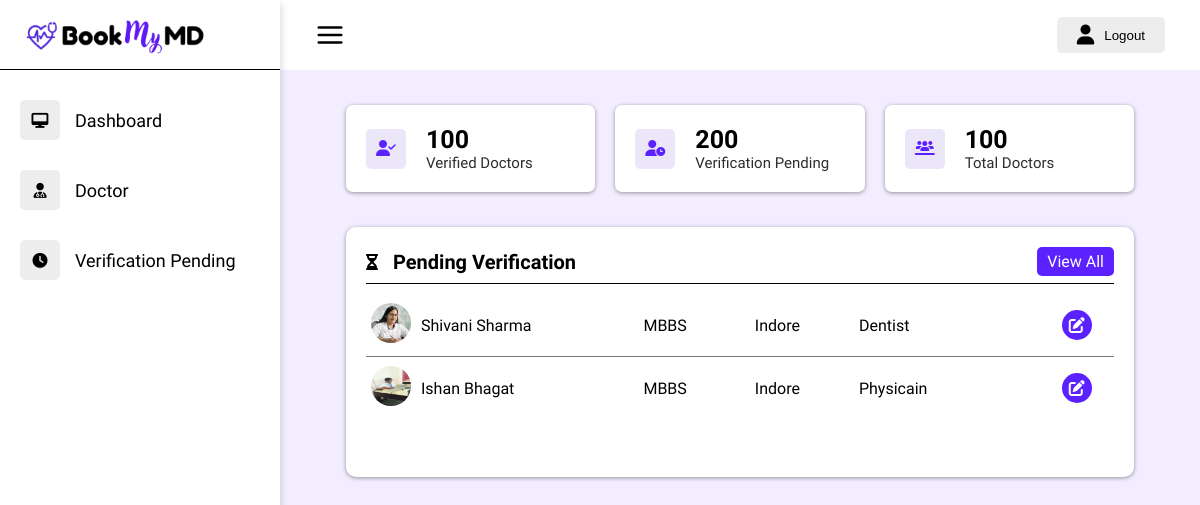
The app's page /staff/home (signed in) with its own data.
### accounts/models.py (models this page shows)
class Doctor_Profile (models.Model) :
    full_name = models.CharField(max_length=100)
    dob = models.DateField(blank=True, null=True)
    father_name = models.CharField(max_length=100)
    gender = models.CharField(max_length=10, null=True)
    degree = models.CharField(max_length=50)
    specialist = models.CharField(max_length=100)
    email = models.EmailField(unique=True)
    mob_number = models.IntegerField(null=True)
    clinic_number = models.IntegerField(null=True)
    add_line_1 = models.CharField(max_length=100, null=True)
    add_line_2 = models.CharField(max_length=100, null=True)
    landmark = models.CharField(max_length=100, null=True)
    city = models.CharField(max_length=50, null=True)
    state = models.CharField(max_length=50, null=True)
    pincode = models.IntegerField(null=True)
    hospital_name = models.CharField(max_length=200, null=True)
    hospital_address = models.CharField(max_length=200)
    hospital_state = models.CharField(max_length=50, null=True)
    hospital_pincode = models.IntegerField(null=True)
    fees = models.IntegerField(null=True)
    experience = models.IntegerField(null=True, default=0)
    days_available = models.CharField(max_length=100)
    bio = models.CharField(max_length=300)
    reg_number = models.CharField(max_length=20)
    degree_upload = models.FileField(upload_to='Media/Media/Degree/', max_length=250, null=True, default=None)
    profile_picture = models.FileField(upload_to='Media/Media/Profile/', max_length=250, null=True, default=None)
    password = models.CharField(max_length=128)
    auth_token = models.CharField(max_length=100)
    is_verified = models.BooleanField(default=False)
    is_confirmed = models.BooleanField(default=False)
    created_at = models.DateTimeField(auto_now_add=True)
    last_login = models.DateTimeField(blank=True, null=True)

### accounts/views.py (the view)
# urls.py: path('staff/home', views.Staff_Home, name='Staff_Home'),
@login_required(login_url='/staff/login')
def Staff_Home (request) :
    user = request.user
    staff_obj = Staff.objects.filter(user = user).first()
    print(staff_obj)
    if staff_obj is None :
        return redirect('/staff/login')
    Doctor_Profile_obj = Doctor_Profile.objects.filter(is_confirmed = False).values_list('profile_picture','full_name', 'degree', 'city', 'specialist', 'auth_token')
    Pending_Profile_Count = Doctor_Profile.objects.filter(is_confirmed = False).count()
    Confirmed_Doctor = Doctor_Profile.objects.filter(is_confirmed = True).count()
    Total_Count = Pending_Profile_Count + Confirmed_Doctor
    data = {
        'Doctor_Profile_obj' : Doctor_Profile_obj,
        'Pending_Profile_Count' : Pending_Profile_Count,
        'Confirmed_Doctor' : Confirmed_Doctor,
        'Total_Count' : Total_Count
    }
    return render(request, 'staff_home.html', data)

### Templates/staff_home.html (shortened to what this page needs)
<!DOCTYPE html>
<html lang="en">
<head>
    <link rel="stylesheet" href="/Static/CSS/Staff_Home_Style.css">
    <link rel="stylesheet" href="https://cdnjs.cloudflare.com/ajax/libs/font-awesome/6.5.2/css/all.min.css">
</head>
<body>
    <div class="container">
        <div class="sidebar">
            <ul>
                <li>
                    <img class="logo" src="/Static/SVG_IMG/logo_2.png">
                </li>
                <li>
                    <a href="/staff/home">
                        <div class="nav_icon_back">
                            <i class="fa-solid fa-desktop"></i>
                        </div>
                        <div class="title">Dashboard</div>
                    </a>
                </li>
                <li>
                    <a href="/staff/home">
                        <div class="nav_icon_back">
                            <i class="fa-solid fa-user-doctor"></i>
                        </div>
                        <div class="title">Doctor</div>
                    </a>
                </li>
                <li>
                    <a href="/staff/home/verification/pending">
                        <div class="nav_icon_back">
                            <i class="fa-solid fa-clock"></i>
                        </div>
                        <div class="title">Verification Pending</div>
                    </a>
                </li>
            </ul>
        </div>
        <div class="main">
            <div class="top-bar">
                <div class="mnicon">
                    <img onclick="sidebar()" class="menuicon" src="/Static/SVG_IMG/Menu_icon.svg">
                </div>
                <form method="post" action="{% url 'Logout_Staff' %}">
                    <button class="user" type="submit">
                        <i class="fa-solid fa-user"></i>
                        <span>Logout</span>
                    </button>
                </form>
            </div>
            <div class="data">
                <div class="cards">
                    <div class="card">
                        <div class="icon_box">
                            <i class="fa-solid fa-user-check"></i>
                        </div>
                        <div class="card-content">
                            <div class="number">100</div>
                            <div class="card-name">Verified Doctors</div>
                        </div>
                    </div>
                    <div class="card">
                        <div class="icon_box">
                            <i class="fa-solid fa-user-clock"></i>
                        </div>
                        <div class="card-content">
                            <div class="number">200</div>
                            <div class="card-name">Verification Pending</div>
                        </div>
                    </div>
                    <div class="card">
                        <div class="icon_box">
                            <i class="fa-solid fa-users-line"></i>
                        </div>
                        <div class="card-content">
                            <div class="number">100</div>
                            <div class="card-name">Total Doctors</div>
                        </div>
                    </div>
                </div>
                <div class="tables">
                    <div class="pending_request">
                        <div class="heading">
                            <div class="main_head">
                                <i class="fa-solid fa-hourglass-half"></i>
                                <h2>Pending Verification</h2>
                            </div>
                            <a href="/staff/home/verification/pending" class="btn">View All</a>
                        </div>
                        <table class="requests">
                            {% if Doctor_Profile_obj %}
                                {% for value in Doctor_Profile_obj %}
                                    <tr>
                                        <td class="Profile_picture"><img src="/Media/{{value.0}}"></td>
                                        <td class="Doc_Name">{{value.1}}</td>
                                        <td class="Doc_Degree">{{value.2}}</td>
                                        <td class="Doc_City active_column">{{value.3}}</td>
                                        <td class="Specialist active_column">{{value.4}}</td>
                                        <td class="Action">
                                            <a href="/staff/doctor/profile/{{value.5}}"><i class="fa fa-edit"></i></a>
                                        </td>
                                    </tr>
                                {% endfor %}
                            {% else %}
                                <div class="no_request">No Verification Request</div>
                            {% endif %}
                        </table>
                    </div>
                </div>
            </div>
        </div>
    </div>
</body>
</html>

### Static/CSS/Staff_Home_Style.css (style rules this page uses)
:root { --primary_col: #5B21FF; --primary_col_dark: #4b11e8; --col_blk: #000; --col_wht: #fff; --col_nav_icon_back: #ededed; --col_main_bg: #f3eeff; --col_back_icon: #baa9e74a; --col_text_light: #2d2d2d; --col_table_border: #787878; --col_table_row_bg: #eaeaea; }
* { padding: 0; margin: 0; box-sizing: border-box; }
body { font-family: "Roboto Condensed", sans-serif; font-weight: 400; font-style: normal; }
.container { position: relative; width: 100%; }
.logo { margin-left: 25px; width: 100px; }
.sidebar { position: fixed; width: 280px; height: 100%; background: var(--col_wht); box-shadow: 0 4px 8px 0 rgba(0, 0, 0, 0.2); z-index: 500; transition: 1s; }
.sidebar ul li { width: 100%; height: 70px; list-style: none; }
.sidebar ul li img { width: 180px; }
.sidebar ul li:first-child { border-bottom: 1px solid black; margin-bottom: 20px; }
.sidebar ul li:not(:first-child) { margin-left: 20px; }
.sidebar ul li a { width: 100%; text-decoration: none; color: var(--col_blk); height: 60px; display: flex; align-items: center; }
.nav_icon_back { display: flex; align-items: center; justify-content: center; height: 40px; width: 40px; background: var(--col_nav_icon_back); border-radius: 5px; }
.sidebar ul li a i { min-width: 30px; font-size: 15px; text-align: center; }
.sidebar .title { padding: 0 15px; font-size: 18px; }
.main { position: absolute; width: calc(100% - 280px); min-height: 100vh; left: 280px; background: var(--col_main_bg); }
.top-bar { position: fixed; height: 70px; width: calc(100% - 280px); background: var(--col_wht); display: flex; justify-content: space-between; align-items: center; padding: 0 35px; z-index: 2; }
.mnicon { display: flex; justify-content: center; align-items: center; border-radius: 50%; transition: .5s; }
.menuicon { width: 30px; cursor: pointer; }
.user { position: relative; background: var(--col_nav_icon_back); display: flex; justify-content: center; align-items: center; border-radius: 5px; transition: .5s; padding: 8px 20px; color: var(--col_blk); border: none; }
.user i { font-size: 20px; margin-right: 10px; }
.data { width: 90%; margin: auto; }
.cards { margin-top: 70px; width: 100%; padding: 35px 20px; display: grid; grid-template-columns: repeat(3, 1fr); grid-gap: 20px; }
.cards .card { background: var(--col_wht); padding: 20px; display: flex; align-items: center; justify-content: flex-start; box-shadow: 0 1px 4px 0 rgba(0, 0, 0, 0.4); border-radius: 7px; }
.icon_box { width: 40px; height: 40px; background: var(--col_back_icon); text-align: center; line-height: 40px; margin-right: 20px; border-radius: 5px; color: var(--primary_col); }
.number { font-size: 25px; font-weight: 700; color: var(--col_blk); }
.card-name { font-size: 15px; color: var(--col_text_light); }
.tables { width: 100%; padding: 0 20px 20px 20px; }
.pending_request { min-height: 250px; background: var(--col_wht); padding: 20px; box-shadow: 0 1px 4px 0 rgba(0, 0, 0, 0.4); border-radius: 10px; }
.heading { display: flex; align-items: center; justify-content: space-between; border-bottom: 1px solid var(--col_blk); padding-bottom: 7px; }
.main_head { display: inline-flex; align-items: center; }
.main_head i { margin-right: 15px; }
.heading h2 { font-size: 20px; }
.btn { padding: 5px 10px; background: var(--primary_col); color: var(--col_wht); text-decoration: none; text-align: center; border: none; border-radius: 5px; }
table { margin-top: 10px; width: 100%; border-collapse: collapse; }
table img { width: 40px; height: 40px; border-radius: 50%; background-color: var(--col_back_nav); }
table tr:not(:last-child) { border-bottom: 1px solid var(--col_table_border); }
td { padding: 9px 5px; }
td i { padding: 7px; color: var(--col_wht); border-radius: 50%; cursor: pointer; }
.fa-edit { background: var(--primary_col); }
.Profile_picture { width: 6%; }
.Doc_Name { width: 30%; font-size: 16px; font-weight: 500; }
.Doc_Degree { width: 15%; }
.Doc_City { width: 14%; }
.Specialist { width: 25%; }
.Action { width: 10%; text-align: center; }

### records on screen
Doctor_Profile: shows a picture, full_name "Shivani Sharma", degree "MBBS", value "Indore", specialist "Dentist"
Doctor_Profile: shows a picture, full_name "Ishan Bhagat", degree "MBBS", city "Indore", specialist "Physicain"
